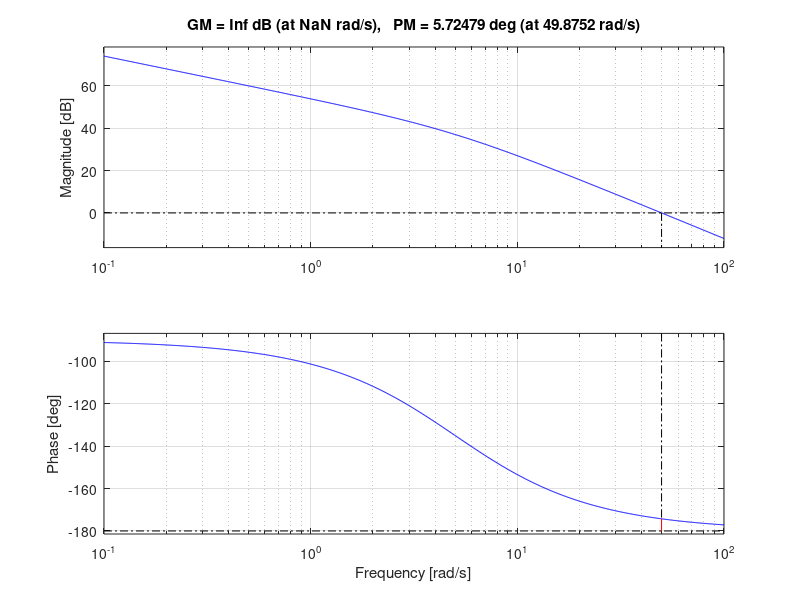
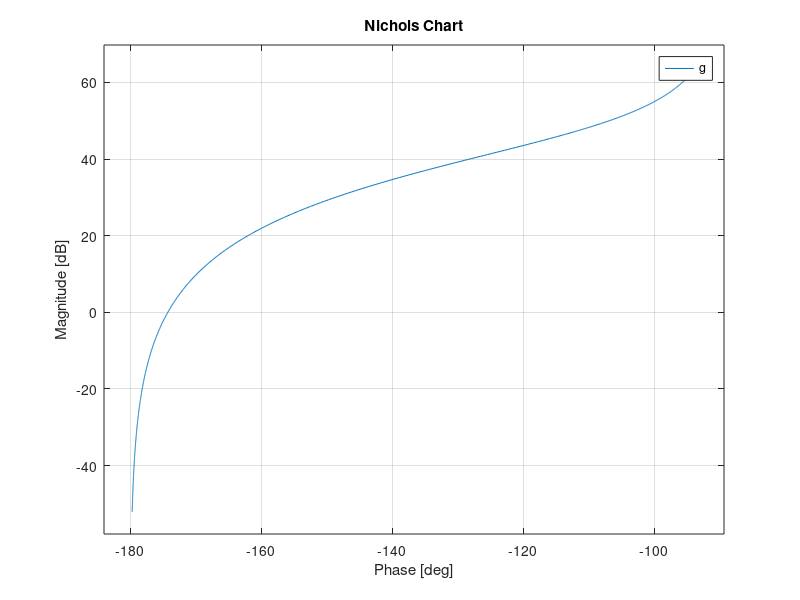
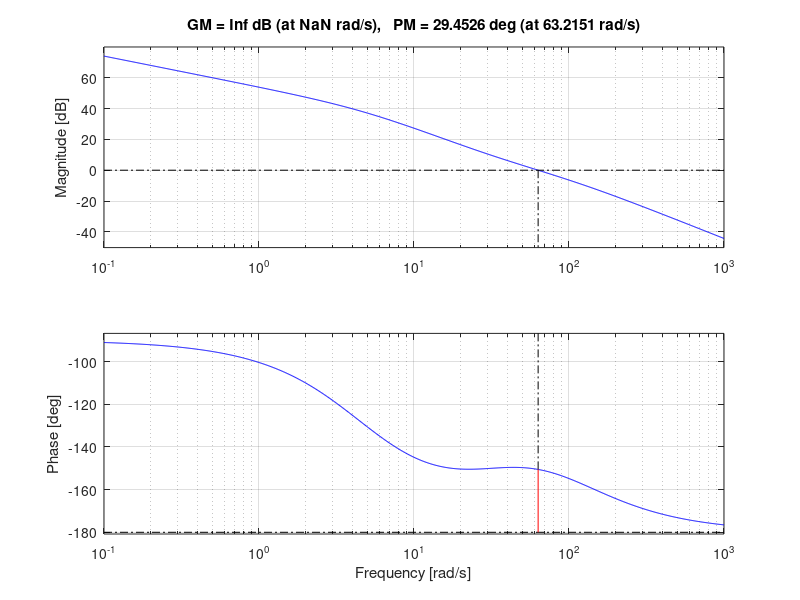
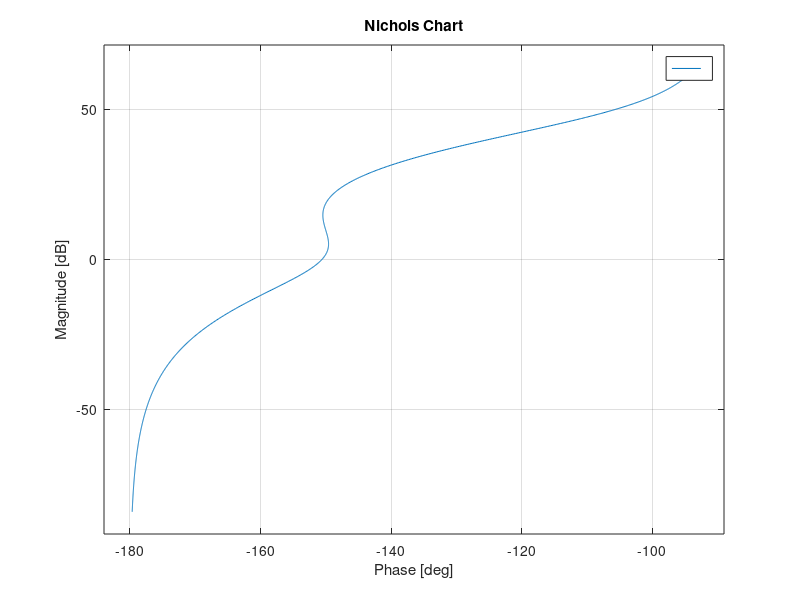

Write MATLAB code to recreate these figures, in order.
clear all; close all; clc;
s=zpk('s');
%%
g= 2500/(s*(s+5))
gc1= (1+s/38.25)/(1+s/94.1)
gc2= (1+s/2.1)/(1+s/0.59)
%%
figure
bode(g)
margin(g)
figure
nichols(g)
grid on;
figure
bode(g*gc1)
margin(g*gc1)
figure
nichols(g*gc1)
grid on;
figure
bode(g*gc2)
margin(g*gc2)
figure
nichols(g*gc2)
grid on;